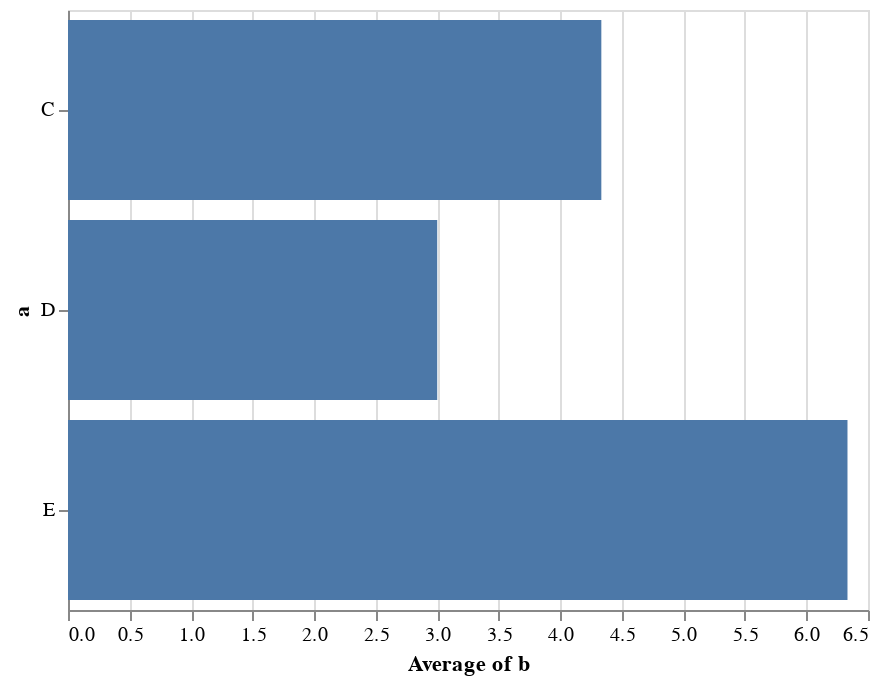

Notebook cell for this chart:
### Markdown cell above
From [the tutorial, with mock data](https://altair-viz.github.io/tutorials/getting-started.html). Altair API is pretty nice, with chained functions, `mark_*` followed by `encode()` and making declarations about Pandas DataFrame columns.

### Code cell
data = pd.DataFrame({'a': list('CCCDDDEEE'),
                     'b': [2, 7, 4, 1, 2, 6, 8, 4, 7]})

altair.Chart(data).mark_bar().encode(
    y='a',
    x='average(b)'
)

### Figure 1 — Vega-Lite specification as saved in the notebook (floating-point values rounded to 4 significant figures)
{"$schema": "https://vega.github.io/schema/vega-lite/v2.4.3.json", "config": {"view": {"height": 300, "width": 400}}, "data": {"values": [{"a": "C", "b": 2}, {"a": "C", "b": 7}, {"a": "C", "b": 4}, {"a": "D", "b": 1}, {"a": "D", "b": 2}, {"a": "D", "b": 6}, {"a": "E", "b": 8}, {"a": "E", "b": 4}, {"a": "E", "b": 7}]}, "encoding": {"x": {"aggregate": "average", "field": "b", "type": "quantitative"}, "y": {"field": "a", "type": "nominal"}}, "mark": "bar"}
